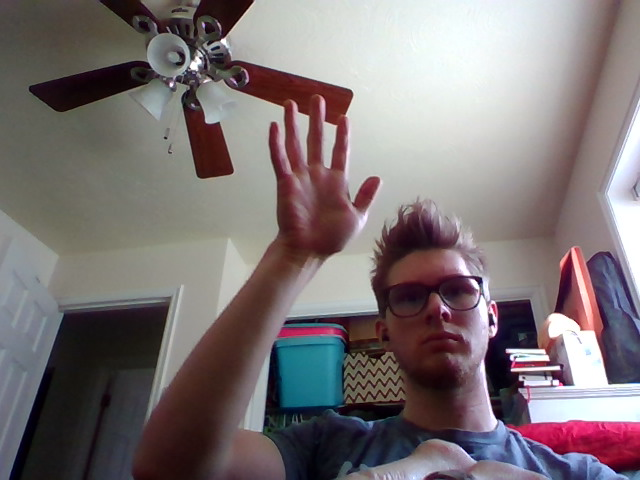
#> input picture .temp/images/102.png, 640 x 480 px, given in place of the camera
$ python 'camera capture.py'
#> lines starting #> are read from the running program, lines starting #| are printed output that depends on the picture; pictures that were not available may be replaced by others from this repository, and a replacement may not be noted
"""
File: teach1.py (week 05)

Tasks

- Convert video stream to be grayscale
- Create a circle mask and apply it to the video stream
- Apply a mask file to the video stream
	usa-mask.jpg
	byui-logo.png
- create a vide stream of differences from the camera
	- use gray scale
	- use absdiff() function

"""

"""
Use this code for any of the tasks for the team activity

cap = cv2.VideoCapture(0)  # Notice the '0' instead of a filename
while(True):
    # Capture frame-by-frame
    ret, frame = cap.read()

    # Display the resulting frame
    cv2.imshow('frame', frame)

    # Wait for 'q' to quit the program
    if cv2.waitKey(1) & 0xFF == ord('q'):
        break

# When everything done, release the capture
cap.release()
cv2.destroyAllWindows()

"""

import numpy as np
from cv2 import cv2


# [61 lines left out: functions task0, task1, task2, not called in this run]


def task3():
    """ Apply a mask file 'usa-flag.jpg' to the live video stream """
    cap = cv2.VideoCapture(0)# , cv2.CAP_DSHOW)  # Notice the '0' instead of a filename
    ret, frame = cap.read()
#> frame is the input picture: shape (480, 640, 3); mean B, G, R 117.4, 115.4, 124.5
    rows, cols, _ = frame.shape
#> rows = 480; cols = 640
    mask = cv2.imread('usa-mask.jpg')
    mask = cv2.resize(mask, (cols,rows))
    row, col, _ = mask.shape
#> row = 480; col = 640
    mask = cv2.cvtColor(mask, cv2.COLOR_BGR2GRAY)
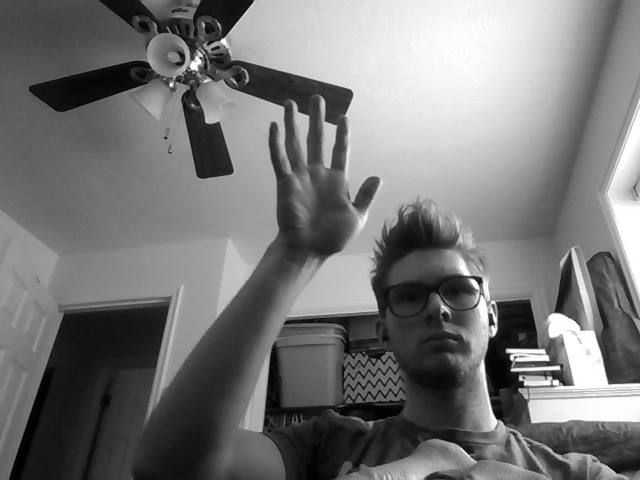
#> mask: shape (480, 640); min 0, max 255, mean 118.4

    for i in range(row):
        for y in range(col):
            if mask[i, y] < 150:
                mask[i, y] = 0
            elif mask[i, y] > 150:
                mask[i,y]  = 255
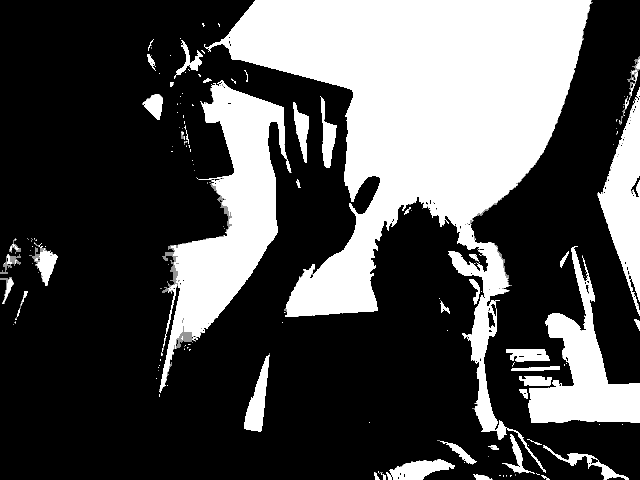
#> mask: shape (480, 640); min 0, max 255, mean 79.9

    while(True):
        # Capture frame-by-frame
        ret, frame = cap.read()

        # Display the resulting frame
        foreground = cv2.bitwise_or(frame, frame, mask = mask)
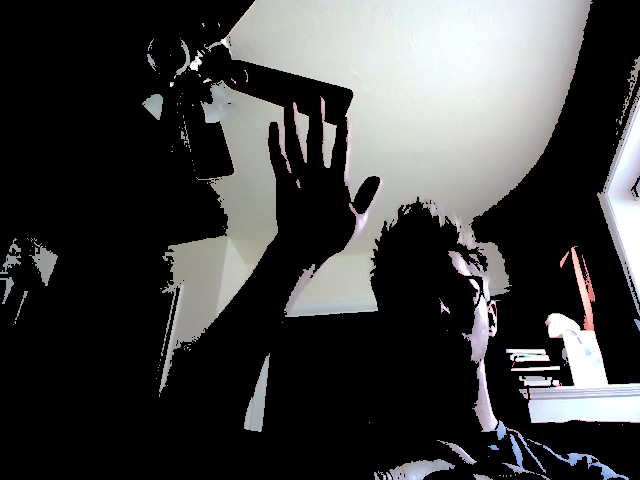
#> foreground: shape (480, 640, 3); mean B, G, R 63.6, 63.6, 63.3
        cv2.imshow('frame', foreground)

        # Wait for 'q' to quit the program
        if cv2.waitKey(1) & 0xFF == ord('q'):
#> (key q is pressed here)
            break

    # When everything done, release the capture
    cap.release()
    cv2.destroyAllWindows()


def task4():
    """ Apply a mask file 'byui-logo.jpg' to the live video stream """
    cap = cv2.VideoCapture(0)# , cv2.CAP_DSHOW)  # Notice the '0' instead of a filename
    ret, frame = cap.read()
    rows, cols, _ = frame.shape
#> rows = 480; cols = 640
    mask = cv2.imread('byui-logo.png')
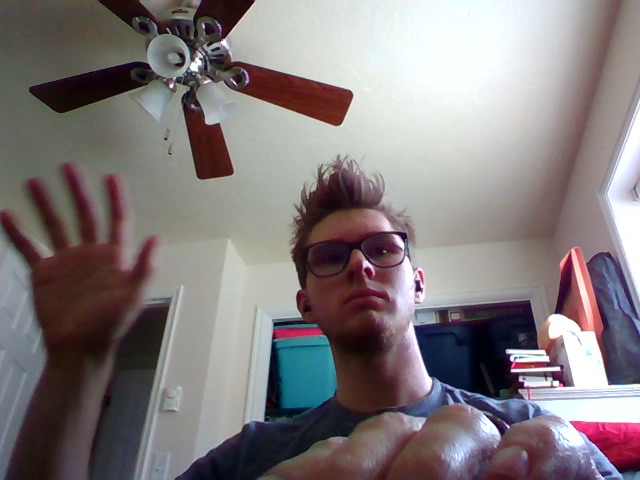
#> input picture .temp/images/11.png, 640 x 480 px, given in place of byui-logo.png, which was not available
#> mask is the input picture: shape (480, 640, 3); mean B, G, R 124.5, 122.4, 130.3
    mask = cv2.resize(mask, (cols,rows))
    row, col, _ = mask.shape
#> row = 480; col = 640
    mask = cv2.cvtColor(mask, cv2.COLOR_BGR2GRAY)
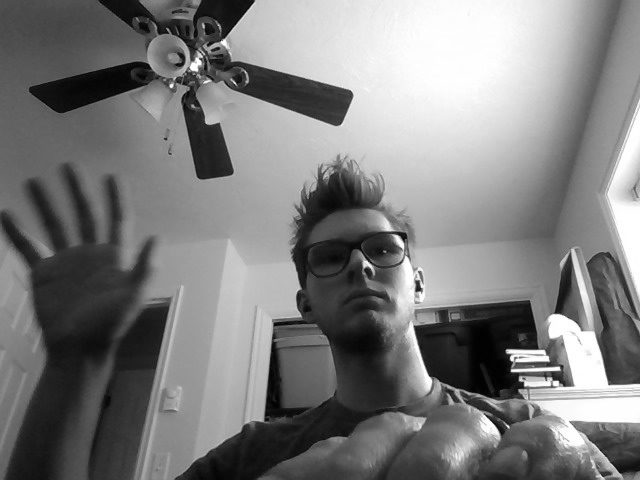
#> mask: shape (480, 640); min 1, max 255, mean 125

    for i in range(row):
        for y in range(col):
            if mask[i, y] < 200:
                mask[i, y] = 0
            elif mask[i, y] > 200:
                mask[i,y]  = 255
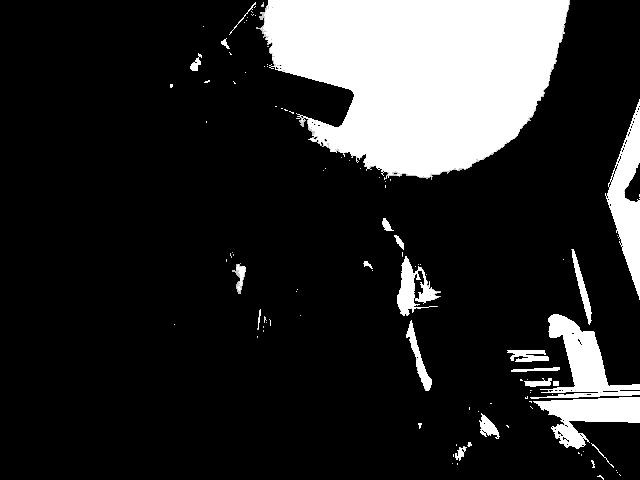
#> mask: shape (480, 640); min 0, max 255, mean 43.9

    cv2.imshow('mask', mask)
    cv2.waitKey(0)

    while(True):
        # Capture frame-by-frame
        ret, frame = cap.read()

        # Display the resulting frame
        foreground = cv2.bitwise_or(frame, frame, mask = mask)
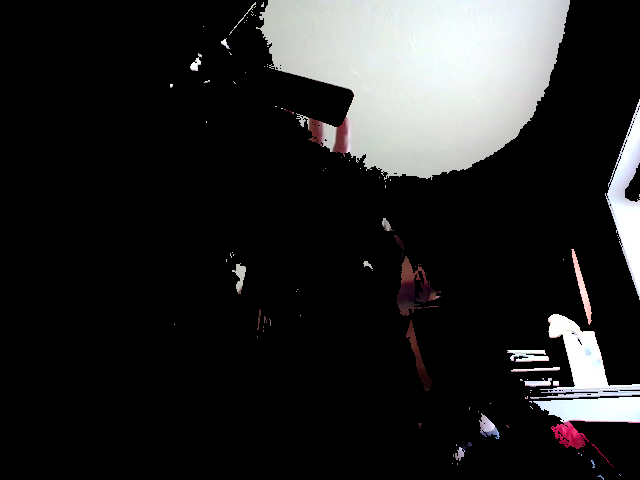
#> foreground: shape (480, 640, 3); mean B, G, R 37.5, 37.4, 37.5
        cv2.imshow('frame', foreground)

        # Wait for 'q' to quit the program
        if cv2.waitKey(1) & 0xFF == ord('q'):
#> (key q is pressed here)
            break

    # When everything done, release the capture
    cap.release()
    cv2.destroyAllWindows()


def task5():
	"""
    create a vide stream of differences from the camera
	- use gray scale images
	- use the OpenCV function absdiff()
    - Questions: are the any methods/techniques to make this work better?
    """
	pass


# ===========================================================
# task0()
# task1()
# task2()
task3()
task4()
task5()
